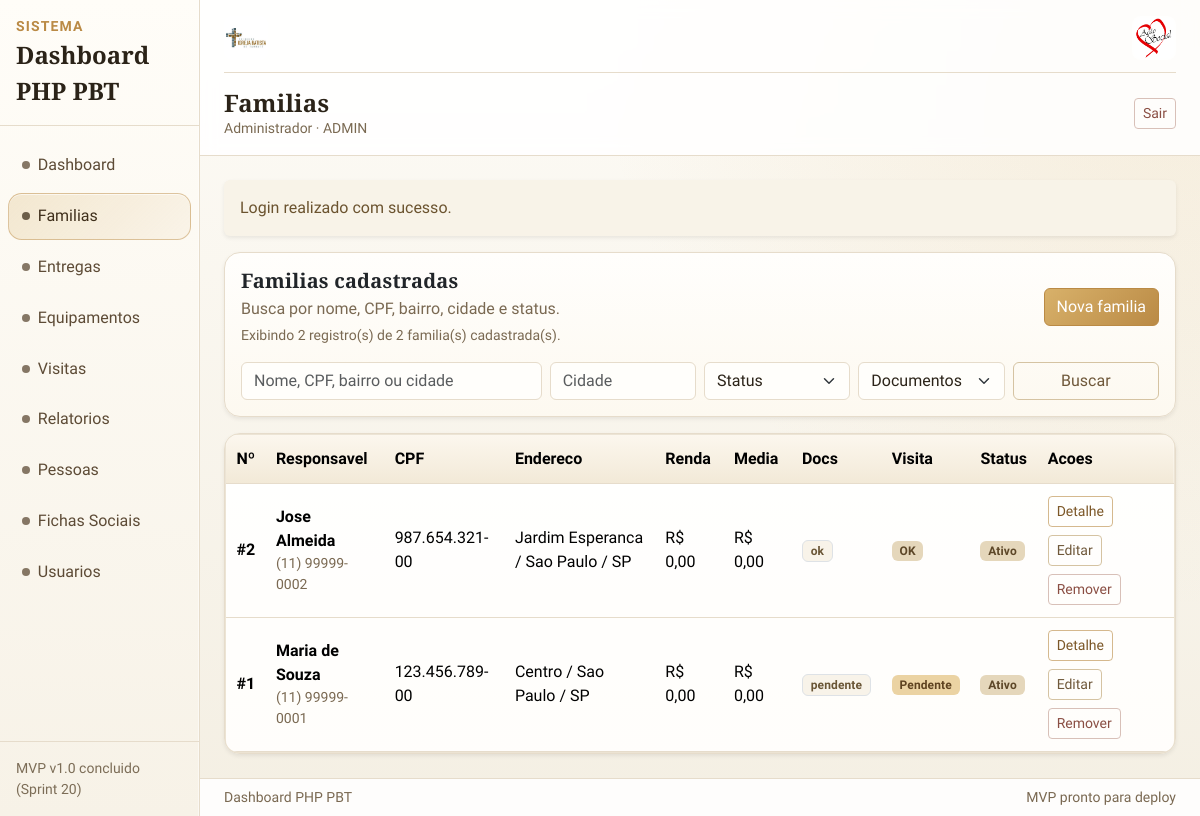
The app's page /families (signed in) with its own data.
### tables this page shows
CREATE TABLE IF NOT EXISTS families (
  id INT AUTO_INCREMENT PRIMARY KEY,
  responsible_name VARCHAR(160) NOT NULL,
  cpf_responsible VARCHAR(14) NULL UNIQUE,
  rg_responsible VARCHAR(20) NULL,
  birth_date DATE NULL,
  phone VARCHAR(20) NULL,
  responsible_works TINYINT(1) NOT NULL DEFAULT 0,
  responsible_income DECIMAL(10,2) NOT NULL DEFAULT 0,
  marital_status VARCHAR(30) NULL,
  education_level VARCHAR(40) NULL,
  professional_status VARCHAR(40) NULL,
  profession_detail VARCHAR(120) NULL,
  cep VARCHAR(10) NULL,
  address VARCHAR(200) NULL,
  address_number VARCHAR(20) NULL,
  address_complement VARCHAR(120) NULL,
  neighborhood VARCHAR(80) NULL,
  city VARCHAR(80) NULL,
  state CHAR(2) NULL,
  location_reference VARCHAR(200) NULL,
  housing_type VARCHAR(60) NULL,
  adults_count INT NOT NULL DEFAULT 0,
  workers_count INT NOT NULL DEFAULT 0,
  family_income_total DECIMAL(10,2) NOT NULL DEFAULT 0,
  family_income_average DECIMAL(10,2) NOT NULL DEFAULT 0,
  children_count INT NOT NULL DEFAULT 0,
  documentation_status VARCHAR(30) NOT NULL DEFAULT 'ok',
  documentation_notes TEXT NULL,
  needs_visit TINYINT(1) NOT NULL DEFAULT 0,
  general_notes TEXT NULL,
  is_active TINYINT(1) NOT NULL DEFAULT 1,
  created_at DATETIME NOT NULL DEFAULT CURRENT_TIMESTAMP,
  updated_at DATETIME NULL DEFAULT NULL ON UPDATE CURRENT_TIMESTAMP,
  INDEX idx_families_responsible_name (responsible_name),
  INDEX idx_families_city_neighborhood (city, neighborhood),
  INDEX idx_families_documentation_status (documentation_status),
  INDEX idx_families_needs_visit (needs_visit),
  INDEX idx_families_is_active (is_active),
  INDEX idx_families_updated_at (updated_at)
);

### app/Core/View.php (called while the page is built, shortened)
<?php
final class View
{
    public static function render(string $view, array $data = []): void
    {
        if (array_key_exists('_layout', $data)) {
            unset($data['_layout']);
        }
        $viewPath = self::resolvePath($view);
        extract($data, EXTR_SKIP);
        require $viewPath;
    }
    private static function resolvePath(string $view): string
    {
        return dirname(__DIR__) . DIRECTORY_SEPARATOR . 'Views' . DIRECTORY_SEPARATOR
            . str_replace('.', DIRECTORY_SEPARATOR, $view) . '.php';
    }
}

### app/Controllers/FamilyController.php (called while the page is built, shortened)
<?php
final class FamilyController
{
    public function index(): void
    {
        $filters = [
            'q' => trim((string) ($_GET['q'] ?? '')),
            'city' => trim((string) ($_GET['city'] ?? '')),
            'status' => trim((string) ($_GET['status'] ?? '')),
            'documentation_status' => trim((string) ($_GET['documentation_status'] ?? '')),
        ];
        try {
            $families = $this->familyModel()->search($filters);
            $filteredTotal = $this->familyModel()->count($filters);
            $overallTotal = $this->familyModel()->count();
        } catch (Throwable) {
            $families = [];
            $filteredTotal = 0;
            $overallTotal = 0;
        }
        View::render('families.index', [
            '_layout' => 'layouts.app',
            'appName' => (string) ($this->container->get('config')['app']['name'] ?? 'Dashboard PHP PBT'),
            'pageTitle' => 'Familias',
            'activeMenu' => 'familias',
            'authUser' => Session::get('auth_user', []),
            'families' => $families,
            'filters' => $filters,
            'filteredTotal' => $filteredTotal,
            'overallTotal' => $overallTotal,
            'success' => Session::consumeFlash('success'),
            'error' => Session::consumeFlash('error'),
        ]);
    }
    private function familyModel(): FamilyModel
    {
        $pdo = $this->container->get('db');
        return new FamilyModel($pdo);
    }
}

### config/routes.php (called while the page is built, shortened)
<?php
return static function (Router $router, Container $container): void {
    $authOnly = static function (callable $action): void {
        (new AuthMiddleware())->handle($action);
    };
    $familyView = static function (callable $action): void {
        (new AuthMiddleware())->handle(static function () use ($action): void {
            (new PermissionMiddleware())->handle('families.view', $action);
        });
    };
    $router->get('/', static function () use ($container): void {
        if (\App\Core\Session::has('auth_user')) {
            \App\Core\Response::redirect('/dashboard');
        }
        \App\Core\Response::redirect('/login');
    });
    $router->get('/health', static function (): void {
        header('Content-Type: application/json; charset=utf-8');
        echo json_encode([
            'status' => 'ok',
            'app' => 'dashboard_php_pbt',
            'time' => date('c'),
        ], JSON_UNESCAPED_UNICODE | JSON_UNESCAPED_SLASHES);
    });
    $router->get('/api/cep', static function () use ($container, $authOnly): void {
        $authOnly(static function () use ($container): void {
            (new CepController($container))->lookup();
        });
    });
    $router->get('/login', static function () use ($container): void {
        (new AuthController($container))->showLogin();
    });
    $router->post('/login', static function () use ($container): void {
        (new AuthController($container))->login();
    });
    $router->get('/forgot-password', static function () use ($container): void {
        (new AuthController($container))->showForgotPassword();
    });
    $router->post('/forgot-password', static function () use ($container): void {
        (new AuthController($container))->requestPasswordReset();
    });
    $router->get('/reset-password', static function () use ($container): void {
        (new AuthController($container))->showResetPassword();
    });
    $router->post('/reset-password', static function () use ($container): void {
        (new AuthController($container))->resetPassword();
    });
    $router->post('/logout', static function () use ($container): void {
        (new AuthController($container))->logout();
    });
    $router->get('/logout', static function () use ($container): void {
        (new AuthController($container))->logout();
    });
    $router->get('/dashboard', static function () use ($container, $authOnly): void {
        $authOnly(static function () use ($container): void {
            (new DashboardController($container))->index();
        });
    });
    $router->get('/families', static function () use ($container, $familyView): void {
        $familyView(static function () use ($container): void {
            (new FamilyController($container))->index();
        });
    });
};

### app/Middlewares/PermissionMiddleware.php (called while the page is built, shortened)
<?php
final class PermissionMiddleware
{
    public function handle(string $permission, callable $next): void
    {
        $next();
    }
}

### app/Middlewares/AuthMiddleware.php (called while the page is built, shortened)
<?php
final class AuthMiddleware
{
    public function handle(callable $next): void
    {
        $next();
    }
}

### app/Core/Router.php (called while the page is built, shortened)
<?php
final class Router
{
    private array $routes = [
        'GET' => [],
        'POST' => [],
    ];
    public function dispatch(string $method, string $uri): void
    {
        $path = $this->normalizePath(parse_url($uri, PHP_URL_PATH) ?: '/');
        $method = strtoupper($method);
        $handler = $this->routes[$method][$path] ?? null;
        $handler();
    }
    private function map(string $method, string $path, callable $handler): void
    {
        $this->routes[$method][$this->normalizePath($path)] = $handler;
    }
    private function normalizePath(string $path): string
    {
        $normalized = '/' . trim($path, '/');
        return $normalized === '//' ? '/' : $normalized;
    }
}

### public/index.php (called while the page is built, shortened)
<?php
$basePath = dirname(__DIR__);
$container = new Container();
$container->set('config', [
    'app' => require $basePath . '/config/app.php',
    'database' => require $basePath . '/config/database.php',
]);
$container->set('db', static function (Container $container) {
    $config = $container->get('config');
    return Database::connect($config['database']);
});
$router = new Router();
$routes = require $basePath . '/config/routes.php';
$router->dispatch($_SERVER['REQUEST_METHOD'] ?? 'GET', $_SERVER['REQUEST_URI'] ?? '/');

### app/Models/FamilyModel.php (called while the page is built, shortened)
<?php
final class FamilyModel
{
    public function search(array $filters): array
    {
        $sql = 'SELECT
                    id, responsible_name, cpf_responsible, phone,
                    neighborhood, city, state, family_income_total, family_income_average,
                    children_count, documentation_status, needs_visit, is_active, updated_at
                FROM families
                WHERE 1=1';
        $params = [];
        $sql .= $this->buildFilterSql($filters, $params);
        $sql .= ' ORDER BY responsible_name ASC, id DESC LIMIT 200';
        $stmt = $this->pdo->prepare($sql);
        $stmt->execute($params);
        $rows = $stmt->fetchAll();
        return is_array($rows) ? $rows : [];
    }
    public function count(array $filters = []): int
    {
        $sql = 'SELECT COUNT(*) AS total FROM families WHERE 1=1';
        $params = [];
        $sql .= $this->buildFilterSql($filters, $params);
        $stmt = $this->pdo->prepare($sql);
        $stmt->execute($params);
        $row = $stmt->fetch();
        return (int) ($row['total'] ?? 0);
    }
    private function buildFilterSql(array $filters, array &$params): string
    {
        $sql = '';
        $q = trim((string) ($filters['q'] ?? ''));
        $city = trim((string) ($filters['city'] ?? ''));
        $status = trim((string) ($filters['status'] ?? ''));
        $docStatus = trim((string) ($filters['documentation_status'] ?? ''));
        return $sql;
    }
}

### app/Views/families/index.php (the view, shortened to what this page needs)
<?php
$filters = is_array($filters ?? null) ? $filters : [];
$filteredTotal = (int) ($filteredTotal ?? 0);
$overallTotal = (int) ($overallTotal ?? 0);
?>
<?php if (!empty($success)) : ?>
    <div class="alert alert-success shadow-sm border-0"><?= htmlspecialchars((string) $success, ENT_QUOTES, 'UTF-8') ?></div>
<?php endif; ?>
<div class="card border-0 shadow-sm mb-3">
    <div class="card-body">
        <div class="d-flex flex-column flex-md-row justify-content-between align-items-md-center gap-2 mb-3">
            <div>
                <h2 class="h5 mb-1">Familias cadastradas</h2>
                <p class="text-secondary mb-0">Busca por nome, CPF, bairro, cidade e status.</p>
                <div class="small text-secondary mt-1">
                    Exibindo <?= $filteredTotal ?> registro(s) de <?= $overallTotal ?> familia(s) cadastrada(s).
                </div>
            </div>
            <a class="btn btn-teal text-white" href="/families/create">Nova familia</a>
        </div>
        <form method="get" action="/families" class="row g-2">
            <div class="col-12 col-lg-4">
                <input type="text" name="q" class="form-control" placeholder="Nome, CPF, bairro ou cidade" value="<?= htmlspecialchars((string) ($filters['q'] ?? ''), ENT_QUOTES, 'UTF-8') ?>">
            </div>
            <div class="col-6 col-lg-2">
                <input type="text" name="city" class="form-control" placeholder="Cidade" value="<?= htmlspecialchars((string) ($filters['city'] ?? ''), ENT_QUOTES, 'UTF-8') ?>">
            </div>
            <div class="col-6 col-lg-2">
                <select name="status" class="form-select">
                    <option value="">Status</option>
                </select>
            </div>
            <div class="col-6 col-lg-2">
                <select name="documentation_status" class="form-select">
                    <option value="">Documentos</option>
                </select>
            </div>
            <div class="col-6 col-lg-2 d-grid">
                <button type="submit" class="btn btn-outline-secondary">Buscar</button>
            </div>
        </form>
    </div>
</div>
<div class="card border-0 shadow-sm">
    <div class="table-responsive">
        <table class="table align-middle mb-0">
            <thead>
                <tr>
                    <th>Nº</th>
                    <th>Responsavel</th>
                    <th>CPF</th>
                    <th>Endereco</th>
                    <th>Renda</th>
                    <th>Media</th>
                    <th>Docs</th>
                    <th>Visita</th>
                    <th>Status</th>
                    <th>Acoes</th>
                </tr>
            </thead>
            <tbody>
            <?php if (empty($families)) : ?>
                <tr>
                    <td colspan="10" class="text-secondary p-4">Nenhuma familia encontrada.</td>
                </tr>
            <?php else : ?>
                <?php foreach ($families as $family) : ?>
                    <?php
                    $id = (int) ($family['id'] ?? 0);
                    $parts = array_filter([
                        (string) ($family['neighborhood'] ?? ''),
                        (string) ($family['city'] ?? ''),
                        (string) ($family['state'] ?? ''),
                    ]);
                    ?>
                    <tr>
                        <td class="fw-semibold">#<?= $id ?></td>
                        <td>
                            <div class="fw-semibold"><?= htmlspecialchars((string) ($family['responsible_name'] ?? ''), ENT_QUOTES, 'UTF-8') ?></div>
                            <div class="small text-secondary"><?= htmlspecialchars((string) ($family['phone'] ?? ''), ENT_QUOTES, 'UTF-8') ?></div>
                        </td>
                        <td><?= htmlspecialchars((string) ($family['cpf_responsible'] ?? '-'), ENT_QUOTES, 'UTF-8') ?></td>
                        <td><?= htmlspecialchars($parts ? implode(' / ', $parts) : '-', ENT_QUOTES, 'UTF-8') ?></td>
                        <td>R$ <?= number_format((float) ($family['family_income_total'] ?? 0), 2, ',', '.') ?></td>
                        <td>R$ <?= number_format((float) ($family['family_income_average'] ?? 0), 2, ',', '.') ?></td>
                        <td><span class="badge text-bg-light border"><?= htmlspecialchars((string) ($family['documentation_status'] ?? 'ok'), ENT_QUOTES, 'UTF-8') ?></span></td>
                        <td>
                            <?= ((int) ($family['needs_visit'] ?? 0) === 1)
                                ? '<span class="badge text-bg-warning">Pendente</span>'
                                : '<span class="badge text-bg-success">OK</span>' ?>
                        </td>
                        <td>
                            <?= ((int) ($family['is_active'] ?? 0) === 1)
                                ? '<span class="badge text-bg-success">Ativo</span>'
                                : '<span class="badge text-bg-danger">Inativo</span>' ?>
                        </td>
                        <td>
                            <div class="d-flex flex-wrap gap-2">
                                <a class="btn btn-sm btn-outline-primary" href="/families/show?id=<?= $id ?>">Detalhe</a>
                                <a class="btn btn-sm btn-outline-secondary" href="/families/edit?id=<?= $id ?>">Editar</a>
                                <form method="post" action="/families/delete?id=<?= $id ?>" class="m-0" onsubmit="return confirm('Remover familia? Esta acao exclui membros e criancas vinculados.');">
                                    <button type="submit" class="btn btn-sm btn-outline-danger">Remover</button>
                                </form>
                            </div>
                        </td>
                    </tr>
                <?php endforeach; ?>
            <?php endif; ?>
            </tbody>
        </table>
    </div>
</div>

### records on screen
families: id "2", responsible_name "Jose Almeida", phone "(11) 99999-0002", cpf_responsible "987.654.321-00", parts "Jardim Esperanca / Sao Paulo / SP", family_income_total "0,00", family_income_average "0,00", documentation_status "ok", needs_visit "OK", is_active "Ativo"
families: id "1", responsible_name "Maria de Souza", phone "(11) 99999-0001", cpf_responsible "123.456.789-00", parts "Centro / Sao Paulo / SP", family_income_total "0,00", family_income_average "0,00", documentation_status "pendente", needs_visit "Pendente", is_active "Ativo"

### other values on screen
$layoutAppName "Dashboard PHP PBT"
$item['label'] "Dashboard"
$item['label'] "Familias"
$item['label'] "Entregas"
$item['label'] "Equipamentos"
$item['label'] "Visitas"
$item['label'] "Relatorios"
$item['label'] "Pessoas"
$item['label'] "Fichas Sociais"
$item['label'] "Usuarios"
$layoutTitle "Familias"
$layoutUserName "Administrador"
$layoutUserRole "ADMIN"
$success "Login realizado com sucesso."
$filteredTotal "2"
